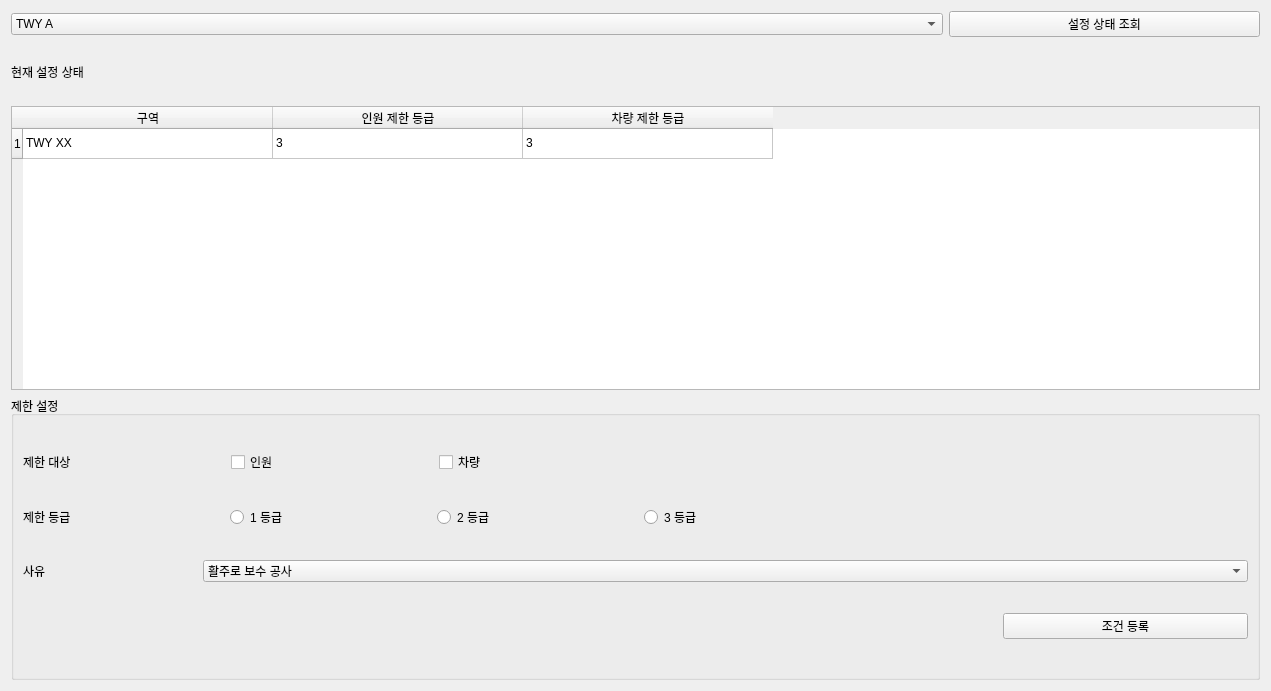
<?xml version="1.0" encoding="UTF-8"?>
<ui version="4.0">
 <class>AccessPage</class>
 <widget class="QWidget" name="AccessPage">
  <property name="geometry">
   <rect>
    <x>0</x>
    <y>0</y>
    <width>1271</width>
    <height>691</height>
   </rect>
  </property>
  <layout class="QVBoxLayout" name="verticalLayout" stretch="1,1,5,5">
   <item>
    <layout class="QHBoxLayout" name="queryLayout" stretch="3,1">
     <item>
      <widget class="QComboBox" name="combo_area">
       <item>
        <property name="text">
         <string>TWY A</string>
        </property>
       </item>
       <item>
        <property name="text">
         <string>TWY B</string>
        </property>
       </item>
      </widget>
     </item>
     <item>
      <widget class="QPushButton" name="btn_query">
       <property name="text">
        <string>설정 상태 조회</string>
       </property>
      </widget>
     </item>
    </layout>
   </item>
   <item>
    <widget class="QLabel" name="label">
     <property name="text">
      <string>현재 설정 상태</string>
     </property>
    </widget>
   </item>
   <item>
    <widget class="QTableWidget" name="table_status">
     <property name="sizePolicy">
      <sizepolicy hsizetype="Expanding" vsizetype="Preferred">
       <horstretch>0</horstretch>
       <verstretch>0</verstretch>
      </sizepolicy>
     </property>
     <property name="rowCount">
      <number>1</number>
     </property>
     <property name="columnCount">
      <number>3</number>
     </property>
     <attribute name="horizontalHeaderCascadingSectionResizes">
      <bool>true</bool>
     </attribute>
     <attribute name="horizontalHeaderDefaultSectionSize">
      <number>250</number>
     </attribute>
     <attribute name="horizontalHeaderShowSortIndicator" stdset="0">
      <bool>false</bool>
     </attribute>
     <attribute name="horizontalHeaderStretchLastSection">
      <bool>false</bool>
     </attribute>
     <row/>
     <column>
      <property name="text">
       <string>구역</string>
      </property>
     </column>
     <column>
      <property name="text">
       <string>인원 제한 등급</string>
      </property>
     </column>
     <column>
      <property name="text">
       <string>차량 제한 등급</string>
      </property>
     </column>
     <item row="0" column="0">
      <property name="text">
       <string>TWY XX</string>
      </property>
     </item>
     <item row="0" column="1">
      <property name="text">
       <string>3</string>
      </property>
     </item>
     <item row="0" column="2">
      <property name="text">
       <string>3</string>
      </property>
     </item>
    </widget>
   </item>
   <item>
    <widget class="QGroupBox" name="group_limit_setting">
     <property name="title">
      <string>제한 설정</string>
     </property>
     <layout class="QVBoxLayout" name="groupLayout" stretch="1,1,1,1">
      <item>
       <layout class="QHBoxLayout" name="targetLayout" stretch="1,1,1,3">
        <item>
         <widget class="QLabel" name="label_target">
          <property name="text">
           <string>제한 대상</string>
          </property>
         </widget>
        </item>
        <item>
         <widget class="QCheckBox" name="chk_person">
          <property name="text">
           <string>인원</string>
          </property>
         </widget>
        </item>
        <item>
         <widget class="QCheckBox" name="chk_vehicle">
          <property name="text">
           <string>차량</string>
          </property>
         </widget>
        </item>
        <item>
         <spacer name="horizontalSpacer">
          <property name="orientation">
           <enum>Qt::Horizontal</enum>
          </property>
          <property name="sizeHint" stdset="0">
           <size>
            <width>40</width>
            <height>20</height>
           </size>
          </property>
         </spacer>
        </item>
       </layout>
      </item>
      <item>
       <layout class="QHBoxLayout" name="gradeLayout" stretch="1,1,1,1,2">
        <item>
         <widget class="QLabel" name="label_grade">
          <property name="text">
           <string>제한 등급</string>
          </property>
         </widget>
        </item>
        <item>
         <widget class="QRadioButton" name="radio_grade1">
          <property name="text">
           <string>1 등급</string>
          </property>
         </widget>
        </item>
        <item>
         <widget class="QRadioButton" name="radio_grade2">
          <property name="text">
           <string>2 등급</string>
          </property>
         </widget>
        </item>
        <item>
         <widget class="QRadioButton" name="radio_grade3">
          <property name="text">
           <string>3 등급</string>
          </property>
         </widget>
        </item>
        <item>
         <spacer name="horizontalSpacer_2">
          <property name="orientation">
           <enum>Qt::Horizontal</enum>
          </property>
          <property name="sizeHint" stdset="0">
           <size>
            <width>40</width>
            <height>20</height>
           </size>
          </property>
         </spacer>
        </item>
       </layout>
      </item>
      <item>
       <layout class="QHBoxLayout" name="reasonLayout" stretch="1,6">
        <item>
         <widget class="QLabel" name="label_reason">
          <property name="text">
           <string>사유</string>
          </property>
         </widget>
        </item>
        <item>
         <widget class="QComboBox" name="combo_reason">
          <item>
           <property name="text">
            <string>활주로 보수 공사</string>
           </property>
          </item>
          <item>
           <property name="text">
            <string>기타</string>
           </property>
          </item>
         </widget>
        </item>
       </layout>
      </item>
      <item>
       <layout class="QHBoxLayout" name="registerLayout" stretch="4,1">
        <item>
         <spacer name="spacer1">
          <property name="orientation">
           <enum>Qt::Horizontal</enum>
          </property>
          <property name="sizeHint" stdset="0">
           <size>
            <width>40</width>
            <height>20</height>
           </size>
          </property>
         </spacer>
        </item>
        <item>
         <widget class="QPushButton" name="btn_register">
          <property name="text">
           <string>조건 등록</string>
          </property>
         </widget>
        </item>
       </layout>
      </item>
     </layout>
    </widget>
   </item>
  </layout>
 </widget>
 <resources/>
 <connections/>
</ui>
